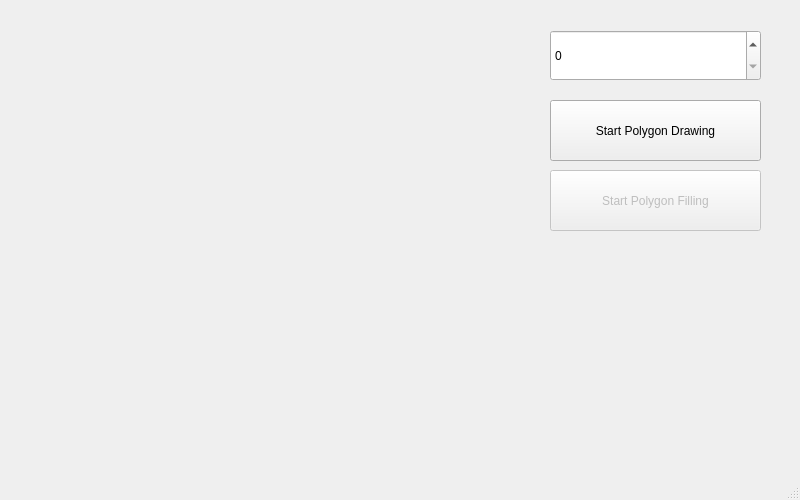
<?xml version="1.0" encoding="UTF-8"?>
<ui version="4.0">
 <class>MainWindow</class>
 <widget class="QMainWindow" name="MainWindow">
  <property name="geometry">
   <rect>
    <x>0</x>
    <y>0</y>
    <width>800</width>
    <height>500</height>
   </rect>
  </property>
  <property name="windowTitle">
   <string>MainWindow</string>
  </property>
  <widget class="QWidget" name="centralwidget">
   <widget class="QLabel" name="drawingArea">
    <property name="geometry">
     <rect>
      <x>0</x>
      <y>0</y>
      <width>541</width>
      <height>500</height>
     </rect>
    </property>
    <property name="text">
     <string/>
    </property>
   </widget>
   <widget class="QLabel" name="points_info">
    <property name="geometry">
     <rect>
      <x>560</x>
      <y>250</y>
      <width>171</width>
      <height>231</height>
     </rect>
    </property>
    <property name="text">
     <string/>
    </property>
   </widget>
   <widget class="QSpinBox" name="numVerticesSelector">
    <property name="geometry">
     <rect>
      <x>550</x>
      <y>30</y>
      <width>211</width>
      <height>51</height>
     </rect>
    </property>
   </widget>
   <widget class="QPushButton" name="startButton">
    <property name="geometry">
     <rect>
      <x>550</x>
      <y>100</y>
      <width>211</width>
      <height>61</height>
     </rect>
    </property>
    <property name="text">
     <string>Start Polygon Drawing</string>
    </property>
   </widget>
   <widget class="QPushButton" name="startFillButton">
    <property name="enabled">
     <bool>false</bool>
    </property>
    <property name="geometry">
     <rect>
      <x>550</x>
      <y>170</y>
      <width>211</width>
      <height>61</height>
     </rect>
    </property>
    <property name="text">
     <string>Start Polygon Filling</string>
    </property>
   </widget>
  </widget>
  <widget class="QStatusBar" name="statusbar"/>
 </widget>
 <resources/>
 <connections/>
</ui>
